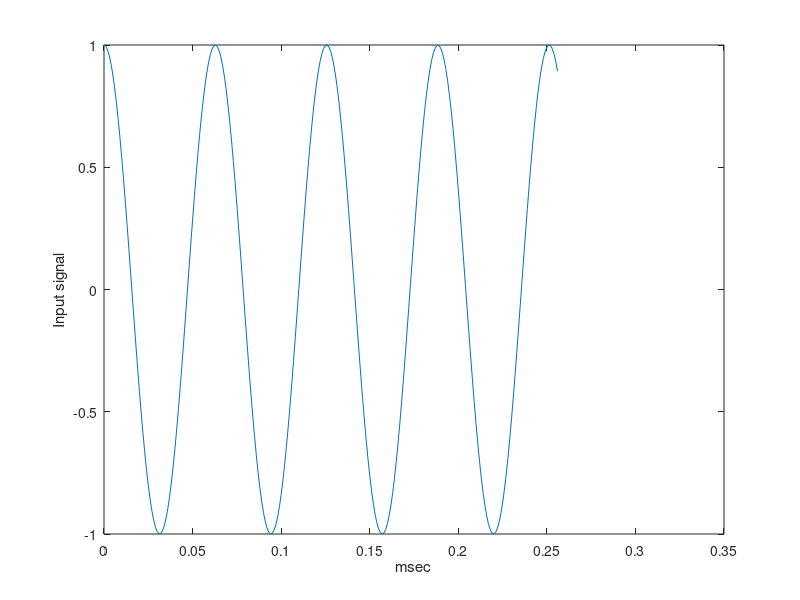
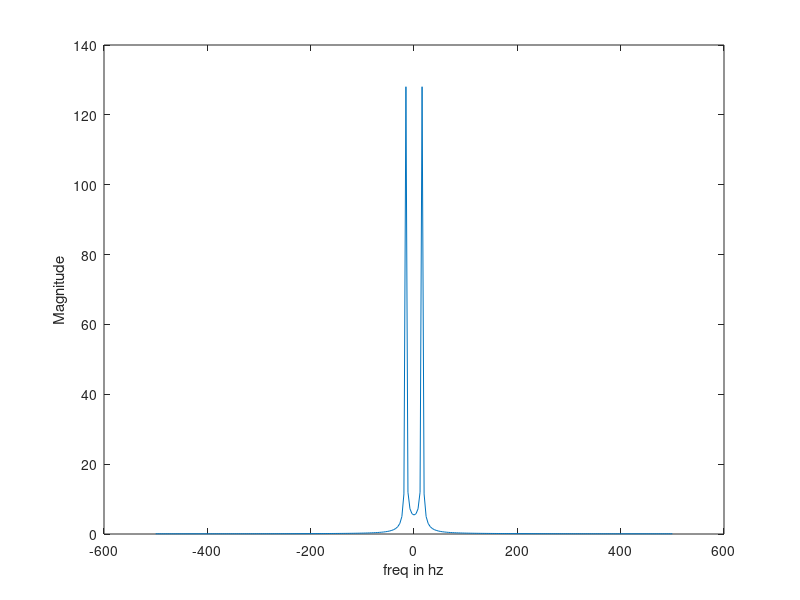
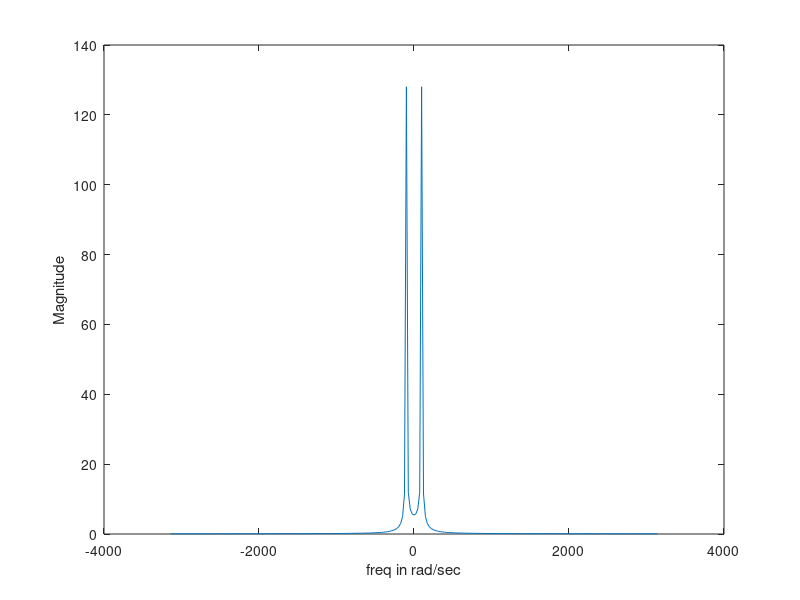

The MATLAB source for these figures, in order:
% Problem example 3.13 - p 119 Blandford and Parr
%
% F. Frigo  15-Sep-2020
%
sample_period=0.001;
N = 256+1;  % add +1 so frequency axis is centered at 0
t=[0:sample_period:(N-1)*sample_period];
hz=linspace(-0.5/sample_period, 0.5/sample_period, N);
w=hz*2*pi;

x=cos(100*t);

figure();
plot(t, x);
ylabel('Input signal');
xlabel('msec');

X=fft(x,N);
XM=fftshift(X);
figure();
plot(hz, abs(XM));
ylabel('Magnitude');
xlabel('freq in hz');

figure();
plot(w, abs(XM));
ylabel('Magnitude');
xlabel('freq in rad/sec');
